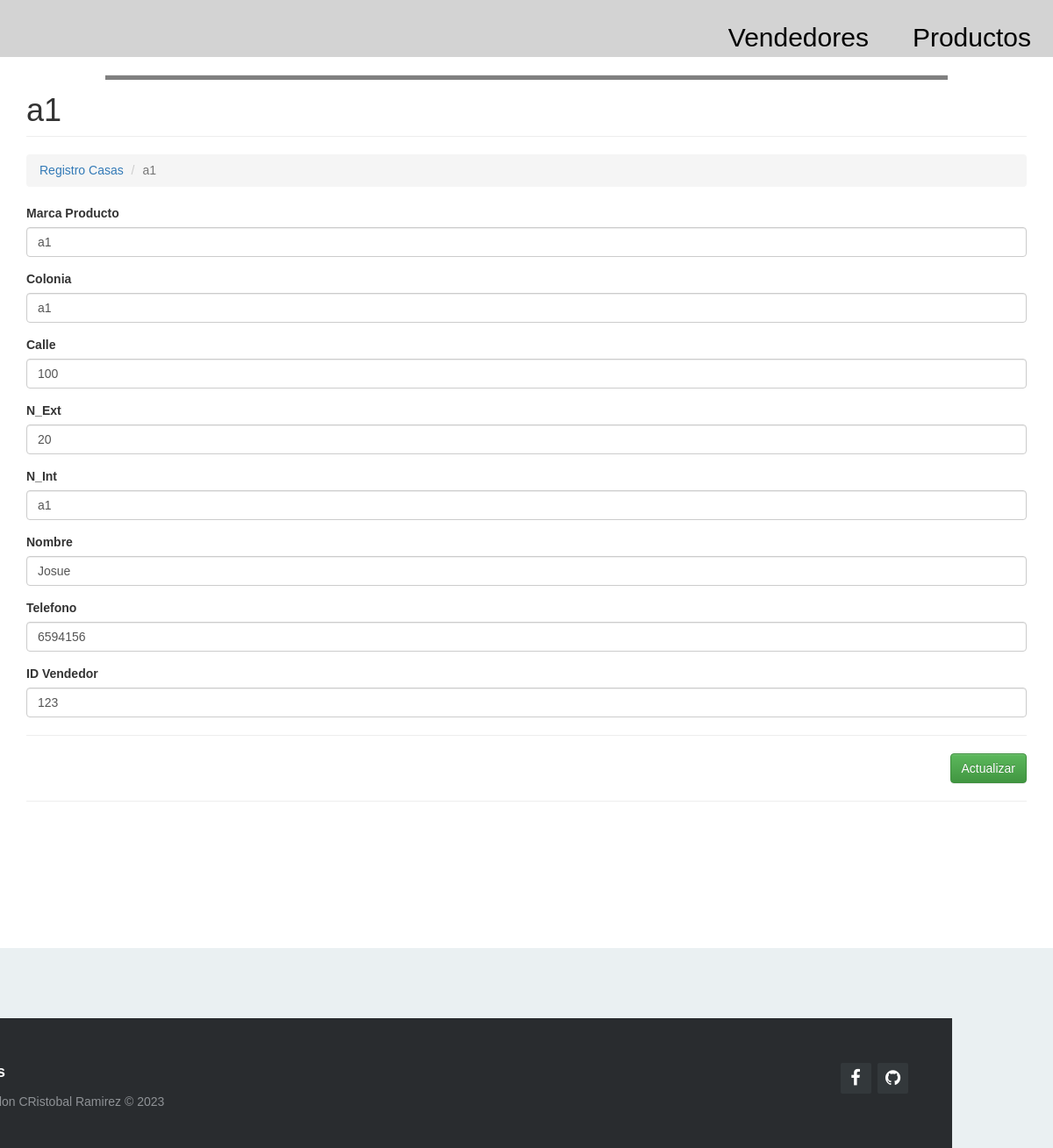
Page /index.php?c=producto&a=Crud&id_Medidor=123 on the committed database.
### tables this page shows
CREATE TABLE `productos` (
  `id_Medidor` int(11) NOT NULL,
  `CodigoPostal` varchar(50) NOT NULL,
  `Colonia` varchar(100) NOT NULL,
  `Calle` varchar(100) NOT NULL,
  `N_Ext` int(11) NOT NULL,
  `N_Int` varchar(500) NOT NULL,
  `Nombre` varchar(100) NOT NULL,
  `Telefono` varchar(200) NOT NULL,
  `id_Vendedor` int(11) NOT NULL
);

### Controller/producto.controller.php (called while the page is built, shortened)
<?php
require_once 'model/producto.php';
class ProductoController{
    private $model;
    public function __CONSTRUCT(){
        $this->model = new Productos();
    }
    public function Crud(){
        $prod = new Productos();
        if(isset($_REQUEST['id_Medidor'])){
            $prod = $this->model->Obtener($_REQUEST['id_Medidor']);
        }
        require_once 'view/header.php';
        require_once 'view/producto/producto-editar.php';
        require_once 'view/footer.php';
    }
}

### Model/database.php (called while the page is built)
<?php
class Database
{
    public static function Conectar()
    {
        $pdo = new PDO('mysql:host=localhost;dbname=bd_sabritas;charset=utf8', 'root', '');
        $pdo->setAttribute(PDO::ATTR_ERRMODE, PDO::ERRMODE_EXCEPTION);
        return $pdo;
    }
}

### Model/producto.php (called while the page is built, shortened)
<?php
class Productos
{
	private $pdo;
	public function __CONSTRUCT()
	{
		try
		{
			$this->pdo = Database::Conectar();
		}
		catch(Exception $e)
		{
			die($e->getMessage());
		}
	}
	public function Obtener($id_Medidor)
	{
		try
		{
			$stm = $this->pdo->prepare("SELECT * FROM Productos WHERE id_Medidor = ?");
			$stm->execute(array($id_Medidor));
			return $stm->fetch(PDO::FETCH_OBJ);
		} catch (Exception $e)
		{
			die($e->getMessage());
		}
	}
}

### View/producto/producto-editar.php (the view, shortened to what this page needs)
<h1 class="page-header">
    <?php echo $prod->id_Medidor != null ? $prod->Colonia : 'Nuevo Registro'; ?>
</h1>
<ol class="breadcrumb">
  <li><a href="?c=producto">Registro Casas</a></li>
  <li class="active"><?php echo $prod->id_Medidor != null ? $prod->Colonia : 'Nuevo Registro'; ?></li>
</ol>
<form id="frm-producto" action="?c=producto&a=Editar" method="post" enctype="multipart/form-data">
    <div class="form-group">
        <label>Marca Producto</label>
        <input type="text" name="CodigoPostal" value="<?php echo $prod->CodigoPostal; ?>" class="form-control" placeholder="Ingrese Marca del producto" data-validacion-tipo="requerido|min:20" />
    </div>
    <div class="form-group">
        <label>Colonia</label>
        <input type="text" name="Colonia" value="<?php echo $prod->Colonia; ?>" class="form-control" placeholder="Ingrese nombre producto" data-validacion-tipo="requerido|min:10" />
    </div>
    <div class="form-group">
        <label>Calle</label>
        <input type="text" name="Calle" value="<?php echo $prod->Calle; ?>" class="form-control" placeholder="Ingrese precio producto" data-validacion-tipo="requerido|min:2" />
    </div>
    <div class="form-group">
        <label>N_Ext</label>
        <input type="text" name="N_Ext" value="<?php echo $prod->N_Ext; ?>" class="form-control" placeholder="Ingrese cantidad producto" data-validacion-tipo="requerido|min:2" />
    </div>
    <div class="form-group">
        <label>N_Int</label>
        <input type="text" name="N_Int" value="<?php echo $prod->N_Int; ?>" class="form-control" placeholder="Ingrese información nutrimental" data-validacion-tipo="requerido|min:2" />
    </div>
    <div class="form-group">
        <label>Nombre</label>
        <input type="text" name="Nombre" value="<?php echo $prod->Nombre; ?>" class="form-control" placeholder="Ingrese porción por producto" data-validacion-tipo="requerido|min:2" />
    </div>
    <div class="form-group">
        <label>Telefono</label>
        <input type="text" name="Telefono" value="<?php echo $prod->Telefono; ?>" class="form-control" placeholder="Ingrese Telefono por producto" data-validacion-tipo="requerido|min:2" />
    </div>
    <div class="form-group">
        <label>ID Vendedor</label>
        <input type="text" name="id_Vendedor" value="<?php echo $prod->id_Vendedor; ?>" class="form-control" placeholder="Ingrese ID vendedor" data-validacion-tipo="requerido|min:3" />
    </div>
    <hr />
    <div class="text-right">
        <button class="btn btn-success">Actualizar</button>
    </div>
</form>

### assets/css/demo.css (style rules this page uses)
* { padding:0; margin:0; }
html { background-color: #eaf0f2; }
body { font:14px/1.5 Arial, Helvetica, sans-serif; }

### View/header.php (style rules this page uses)
:root { --principal: lightgray; --secundario: #3D8361; --tercero: #061b17; --cuarto: #375a54; --quinto: #EEF2E6; }

### rows in the picture
productos: Colonia "a1", CodigoPostal "a1", Calle "100", N_Ext "20", N_Int "a1", Nombre "Josue", Telefono "6594156", id_Vendedor "123"
